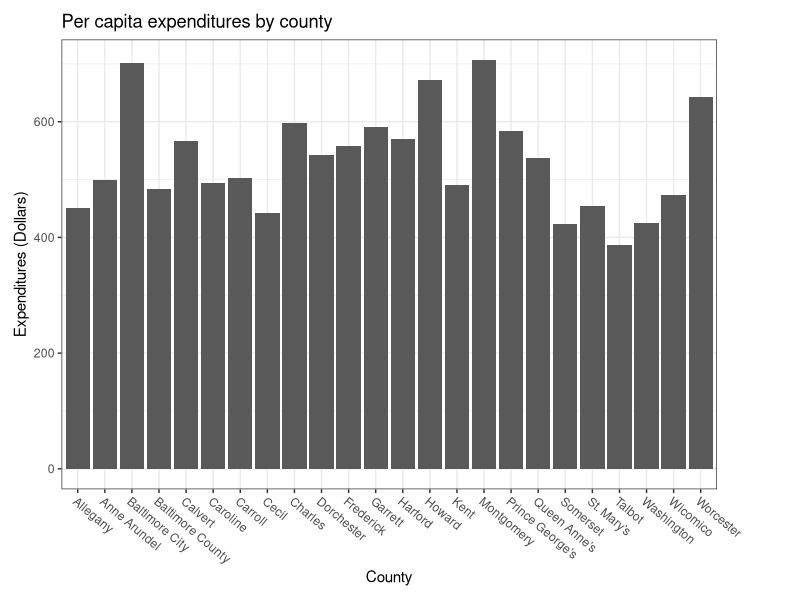
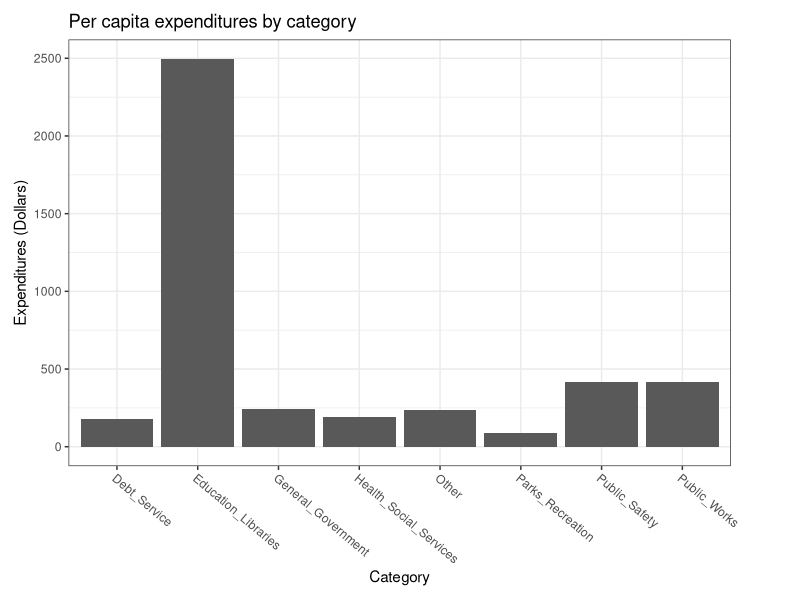
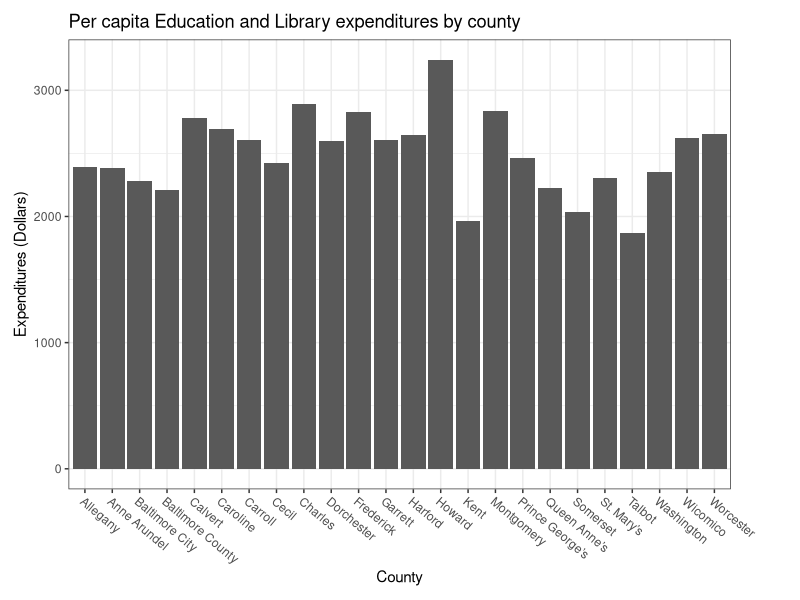

Write R code to recreate these figures, in order.
## ---- chunk 1
knitr::opts_chunk$set(echo = TRUE)
library(knitr)
library(openxlsx)
library(tidyr)
library(dplyr)
library(stringr)
library(ggplot2)
## ---- chunk 2
md_budget_raw <- read.csv(file = "./data/Per_Capita_County_Expenditures_By_Category___Fiscal_Year_2010.csv",
						  stringsAsFactors = FALSE)
## ---- chunk 3
head(md_budget_raw)
## ---- chunk 4
# Working copy.
md_budget_clean <- tbl_df(md_budget_raw[-25, -10])

# Clean the column names.
names(md_budget_clean) <- str_replace_all(string = names(md_budget_clean),
										  pattern = "\\.", replacement = "_")
names(md_budget_clean) <- str_replace_all(string = names(md_budget_clean),
										  pattern = "__", replacement = "_")
names(md_budget_clean) <- str_replace_all(string = names(md_budget_clean),
										  pattern = "__", replacement = "_")

# Unpivot. The code for this (for at least the next 10 minutes) is the pivot_longer() function.
md_budget_clean <- md_budget_clean %>% 
	pivot_longer(-County, names_to = "Category", values_to = "Expenditures")

# Create factors.
md_budget_clean$County <- factor(md_budget_clean$County)
md_budget_clean$Category <- factor(md_budget_clean$Category)
## ---- chunk 5
ggplot(md_budget_clean) +
	geom_bar(aes(x = County, y = Expenditures), stat = "summary", fun.y = "sum") +
	labs(title = "Per capita expenditures by county",
		 y = "Expenditures (Dollars)") +
	theme_bw() +
	theme(axis.text.x = element_text(angle = -40, hjust = 0), # Justification 0 = left, 1 = right
		  plot.margin = margin(10, 60, 10, 10, "pt"))
## ---- chunk 6
ggplot(md_budget_clean) +
	geom_bar(aes(x = Category, y = Expenditures), stat = "summary", fun.y = "sum") +
	labs(title = "Per capita expenditures by category",
		 y = "Expenditures (Dollars)") +
	theme_bw() +
	theme(axis.text.x = element_text(angle = -40, hjust = 0), # Justification 0 = left, 1 = right
		  plot.margin = margin(10, 50, 10, 10, "pt"))
## ---- chunk 7
ggplot(subset(md_budget_clean, Category == "Education_Libraries")) +
	geom_bar(aes(x = County, y = Expenditures), stat = "identity") +
	labs(title = "Per capita Education and Library expenditures by county",
		 y = "Expenditures (Dollars)") +
	theme_bw() +
	theme(axis.text.x = element_text(angle = -40, hjust = 0), # Justification 0 = left, 1 = right
		  plot.margin = margin(10, 50, 10, 10, "pt"))
